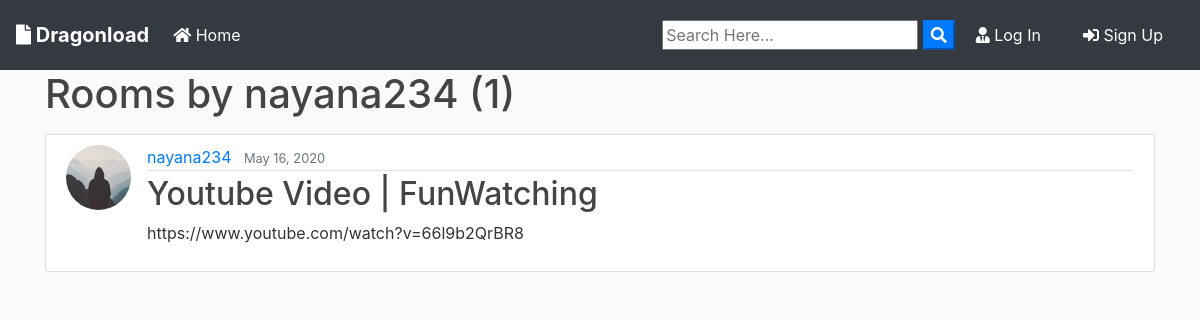
Screenshot of /user/nayana234 with the database file from the repository.
### blog/models.py (models this page shows, shortened)
class Post(models.Model):
	title = models.CharField(max_length=100)
	url = models.URLField(max_length = 100)
	date_posted = models.DateTimeField(default=timezone.now)
	author = models.ForeignKey(User, on_delete=models.CASCADE)

### users/models.py (models this page shows, shortened)
class Profile(models.Model):
    user = models.OneToOneField(User, on_delete=models.CASCADE)
    image = models.ImageField(default='default.jpg', upload_to='profile_pics')

### blog/views.py (the view)
# urls.py: path('user/<str:username>', UserPostListView.as_view(), name='user-posts'),
class UserPostListView(ListView):
    model = Post
    template_name = 'blog/user_posts.html'  # <app>/<model>_<viewtype>.html
    context_object_name = 'posts'
    paginate_by = 2
    def get_queryset(self):
        user = get_object_or_404(User, username=self.kwargs.get('username'))
        return Post.objects.filter(author=user).order_by('-date_posted')

### blog/templates/blog/user_posts.html (shortened to what this page needs)
{% extends "blog/base.html" %}
{% block content %}
    <h1 class="mb-3">Rooms by {{ view.kwargs.username }} ({{ page_obj.paginator.count }})</h1>
    {% for post in posts %}
        <article class="media content-section">
          <img class="rounded-circle article-img" src="{{ post.author.profile.image.url }}">
          <div class="media-body">
            <div class="article-metadata">
              <a class="mr-2" href="{% url 'user-posts' post.author.username %}">{{ post.author }}</a>
              <small class="text-muted">{{ post.date_posted|date:"F d, Y" }}</small>
            </div>
            <h2><a class="article-title" href="{% url 'post-detail' post.id %}">{{ post.title }}</a></h2>
            <p class="article-content">{{ post.url }}</p>
          </div>
        </article>
    {% endfor %}
{% endblock content %}

### blog/static/blog/main.css (style rules this page uses)
body { background: #fafafa; color: #333333; margin-top: 0; }
h1, h2, h3, h4, h5, h6 { color: #444444; }
.content-section { background: #ffffff; padding: 10px 20px; border: 1px solid #dddddd; border-radius: 3px; margin-bottom: 20px; }
.article-title { color: #444444; }
.article-content { white-space: pre-line; }
.article-img { height: 65px; width: 65px; margin-right: 16px; }
.article-metadata { padding-bottom: 1px; margin-bottom: 4px; border-bottom: 1px solid #e3e3e3 }

### rows the page displays
Post: author.profile.image (placeholder picture), author "nayana234", date_posted "May 16, 2020", title "Youtube Video | FunWatching", url "https://www.youtube.com/watch?v=66l9b2QrBR8"

### other values shown
{{ view.kwargs.username }} "nayana234"
{{ page_obj.paginator.count }} "1"
